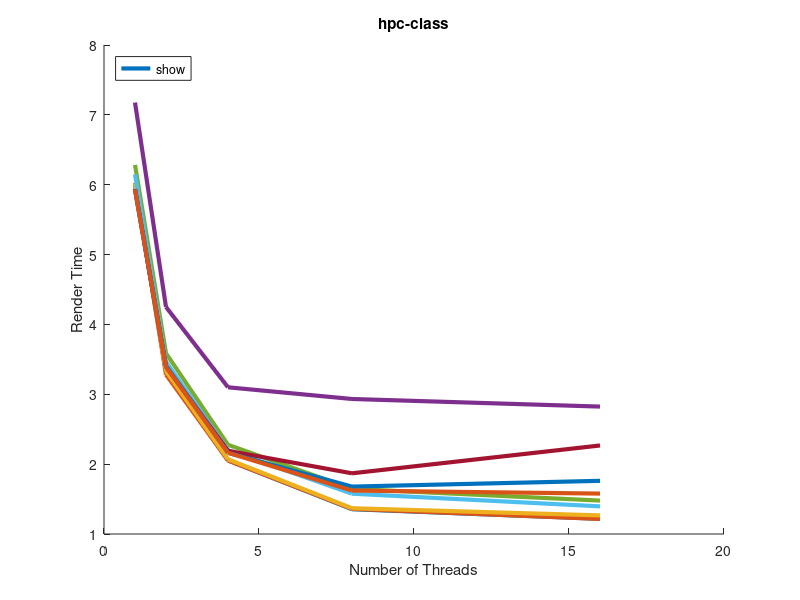

MATLAB code for this plot:
function static1
clear all;
close all;
hold on;

x = [1 2 4 8 16];

t0 = [ 5.993472 3.328531 2.053528 1.354964 1.217735 ];
plot(x, t0, 'LineWidth', 3, 'DisplayName', '(static, 1)');
t0 = [ 6.025800 3.281866 2.051981 1.359764 1.215193 ];
plot(x, t0, 'LineWidth', 3, 'DisplayName', '(static, 4)');
t0 = [ 6.019858 3.330946 2.069536 1.369063 1.266668 ];
plot(x, t0, 'LineWidth', 3, 'DisplayName', '(static, 8)');

t0 = [ 7.176597 4.249530 3.100026 2.932752 2.823958 ];
plot(x, t0, 'LineWidth', 3, 'DisplayName', '(dynamic, 1)');
t0 = [ 6.283623 3.586096 2.277317 1.646120 1.478188 ];
plot(x, t0, 'LineWidth', 3, 'DisplayName', '(dynamic, 4)');
t0 = [ 6.147951 3.464589 2.200541 1.576933 1.395637 ];
plot(x, t0, 'LineWidth', 3, 'DisplayName', '(dynamic, 8)');

t0 = [ 5.937296 3.396720 2.190465 1.868807 2.267183 ];
plot(x, t0, 'LineWidth', 3, 'DisplayName', '(guided, 1)');
t0 = [ 5.933095 3.405738 2.162900 1.678488 1.761131 ];
plot(x, t0, 'LineWidth', 3, 'DisplayName', '(guided, 4)');
t0 = [ 5.933393 3.392965 2.162468 1.621884 1.578440 ];
plot(x, t0, 'LineWidth', 3, 'DisplayName', '(guided, 8)');

title('hpc-class');
xlabel('Number of Threads');
ylabel('Render Time');
legend('show', 'Location', 'NorthWest');

